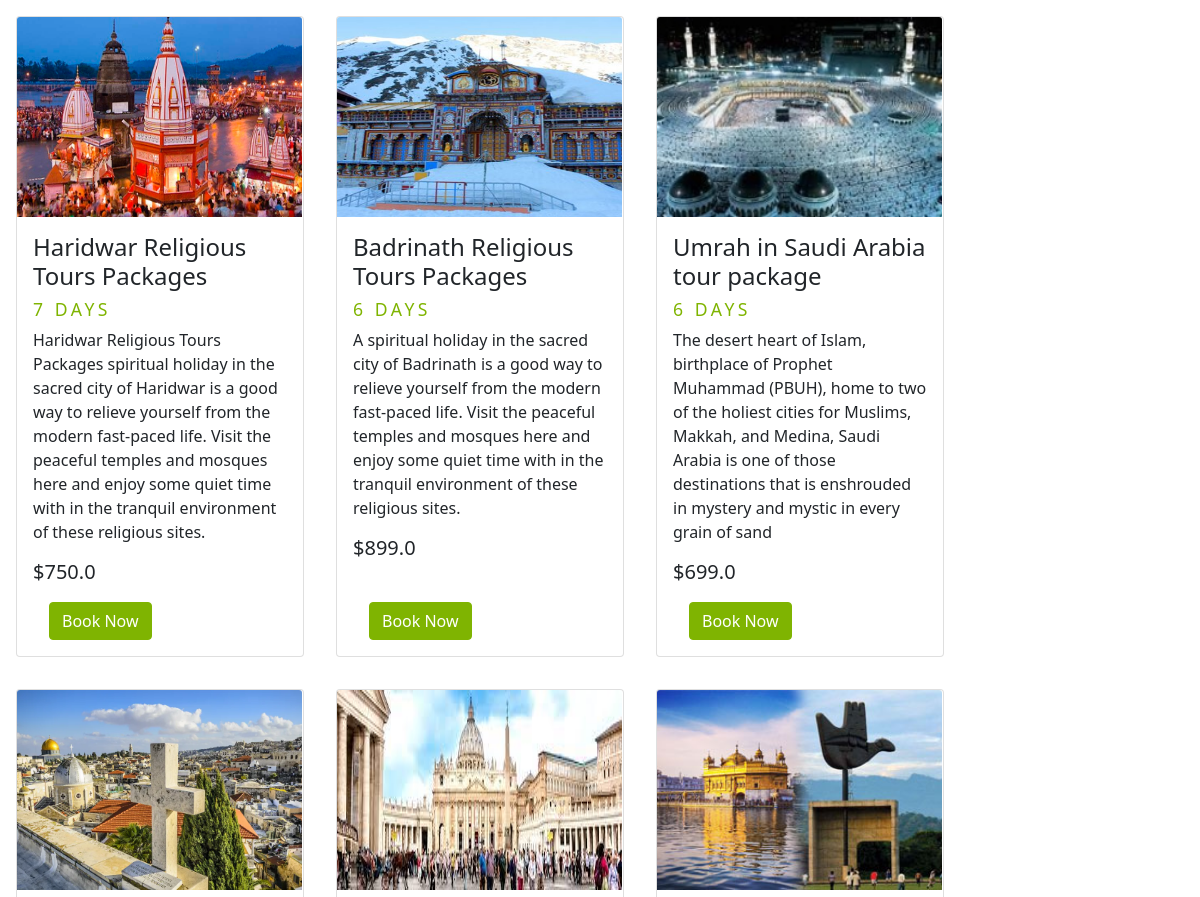
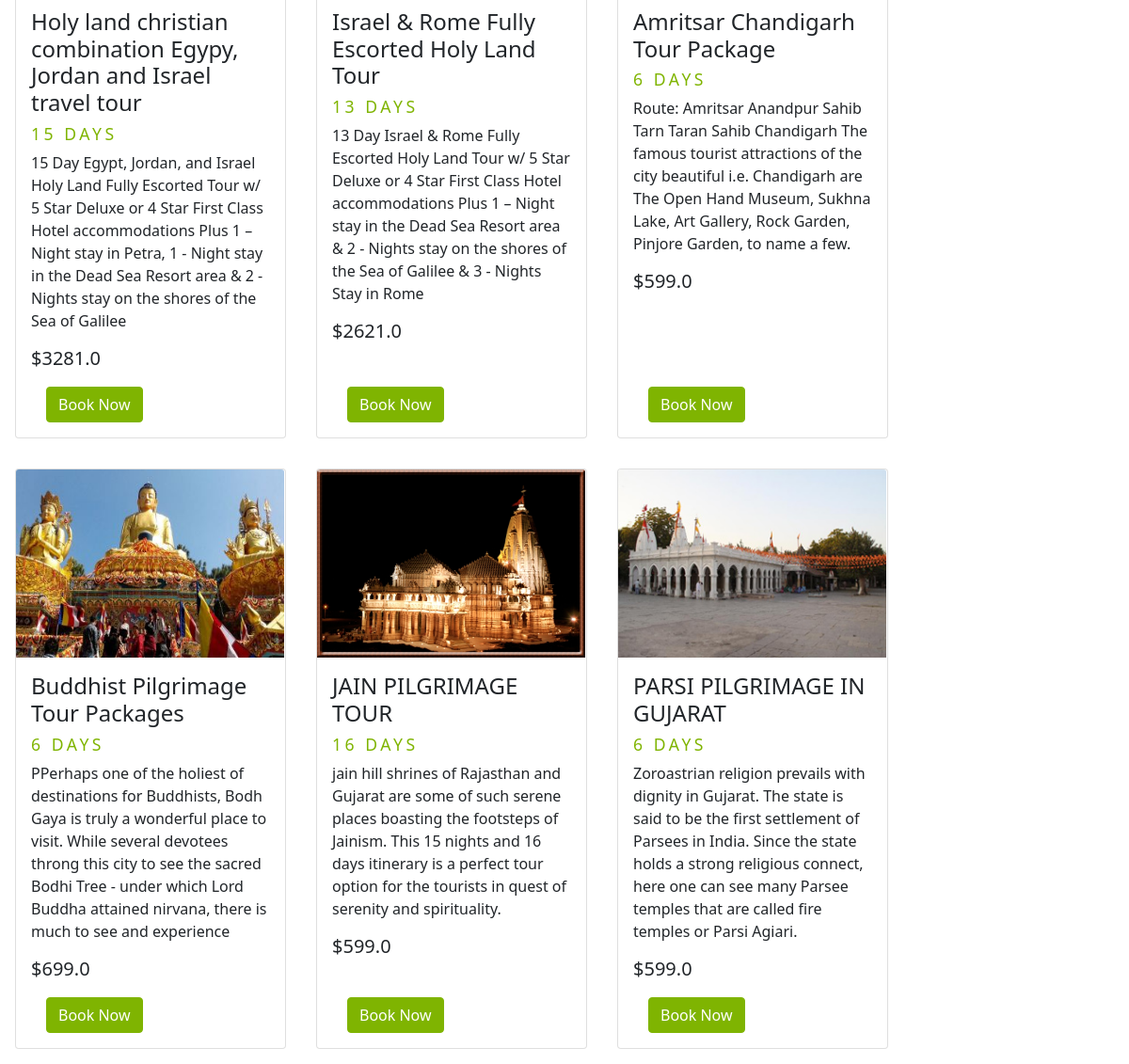
The page /devotional/DEVOTIONAL on the database its author committed (2 pictures, top to bottom).
### App/models.py (models this page shows)
class package(models.Model):
    pname=models.CharField(max_length=75)
    pimg=models.ImageField(upload_to='pic')
    pdays=models.CharField(max_length=15)
    pdesc=models.CharField(max_length=600)
    pprice=models.FloatField()
    pcat=models.CharField(max_length=20)

### App/views.py (the view)
# urls.py: path('devotional/<type>',views.packdev,name='packdev'),
def packdev(req,type):
    if type=='DEVOTIONAL':
        obj=package.objects.filter(pcat="DEVOTIONAL")
        return render(req,'package.html',{'obj':obj})

### templates/package.html (shortened to what this page needs)
{% load static %}
<!DOCTYPE html>
<html lang="en">
<head>
    <link href="https://cdn.jsdelivr.net/npm/bootstrap@5.1.3/dist/css/bootstrap.min.css" rel="stylesheet">
    <link rel="stylesheet" href="{% static 'css/custom.css' %}">
</head>
<body>
    <div class="tab-content d-flex" style="flex-wrap: wrap;">
        <div id="adventure" class="w-100 d-flex " style="flex-wrap: wrap;">
             {% for i in obj %}
            <div id="breakfast" class="card pb-5 m-3 " style="width: 18rem;">
              <img src="{{i.pimg.url}}" class="card-img-top" style="height: 200px; width: 285px;" alt="package">
              <div class="card-body">
                <h4>{{i.pname}} </h4>
                <h6>{{i.pdays}}</h6>
                <p>{{i.pdesc}}</p>
                <h5>${{i.pprice}}</h5>
                <a  href="{% url 'App:bookpack' i.id %}" id="btn1" class="btn btn-primary position-absolute bottom-0 m-3" >Book Now</a>
              </div>
            </div>
            {% endfor %}
          </div>
</body>
</html>

### static/css/custom.css (style rules this page uses)
#btn1 { color: #fff; background-color: #7fb401; border-color: #7fb401; }
h6 { text-transform: uppercase; letter-spacing: 0.2em; font-size: 1.1rem; font-weight: 400; color: #7fb401; }
.card { transform: scale(1); transition: 'transform',0.5,linear; }

### rows shown on the page
package: pimg (picture), pname "Haridwar Religious Tours Packages", pdays "7 DAYS", pdesc "Haridwar Religious Tours Packages spiritual holiday in the sacred city of Haridwar is a good way to relieve yourself from the modern fast-paced life. Visit the peaceful temples and mosques here and enjoy some quiet time with in the tranquil environment of these religious sites.", pprice "750.0"
package: pimg (picture), pname "Badrinath Religious Tours Packages", pdays "6 DAYS", pdesc "A spiritual holiday in the sacred city of Badrinath is a good way to relieve yourself from the modern fast-paced life. Visit the peaceful temples and mosques here and enjoy some quiet time with in the tranquil environment of these religious sites.", pprice "899.0"
package: pimg (picture), pname "Umrah in Saudi Arabia tour package", pdays "6 DAYS", pdesc "The desert heart of Islam, birthplace of Prophet Muhammad (PBUH), home to two of the holiest cities for Muslims, Makkah, and Medina, Saudi Arabia is one of those destinations that is enshrouded in mystery and mystic in every grain of sand", pprice "699.0"
package: pimg (picture), pname "Holy land christian combination Egypy, Jordan and Israel travel tour", pdays "15 DAYS", pdesc "15 Day Egypt, Jordan, and Israel Holy Land Fully Escorted Tour w/ 5 Star Deluxe or 4 Star First Class Hotel accommodations Plus 1 – Night stay in Petra, 1 - Night stay in the Dead Sea Resort area & 2 - Nights stay on the shores of the Sea of Galilee", pprice "3281.0"
package: pimg (picture), pname "Israel & Rome Fully Escorted Holy Land Tour", pdays "13 DAYS", pdesc "13 Day Israel & Rome Fully Escorted Holy Land Tour w/ 5 Star Deluxe or 4 Star First Class Hotel accommodations Plus 1 – Night stay in the Dead Sea Resort area & 2 - Nights stay on the shores of the Sea of Galilee & 3 - Nights Stay in Rome", pprice "2621.0"
package: pimg (picture), pname "Amritsar Chandigarh Tour Package", pdays "6 DAYS", pdesc "Route: Amritsar Anandpur Sahib Tarn Taran Sahib Chandigarh The famous tourist attractions of the city beautiful i.e. Chandigarh are The Open Hand Museum, Sukhna Lake, Art Gallery, Rock Garden, Pinjore Garden, to name a few.", pprice "599.0"
package: pimg (picture), pname "Buddhist Pilgrimage Tour Packages", pdays "6 DAYS", pdesc "PPerhaps one of the holiest of destinations for Buddhists, Bodh Gaya is truly a wonderful place to visit. While several devotees throng this city to see the sacred Bodhi Tree - under which Lord Buddha attained nirvana, there is much to see and experience", pprice "699.0"
package: pimg (picture), pname "JAIN PILGRIMAGE TOUR", pdays "16 DAYS", pdesc "jain hill shrines of Rajasthan and Gujarat are some of such serene places boasting the footsteps of Jainism. This 15 nights and 16 days itinerary is a perfect tour option for the tourists in quest of serenity and spirituality.", pprice "599.0"
package: pimg (picture), pname "PARSI PILGRIMAGE IN GUJARAT", pdays "6 DAYS", pdesc "Zoroastrian religion prevails with dignity in Gujarat. The state is said to be the first settlement of Parsees in India. Since the state holds a strong religious connect, here one can see many Parsee temples that are called fire temples or Parsi Agiari.", pprice "599.0"
